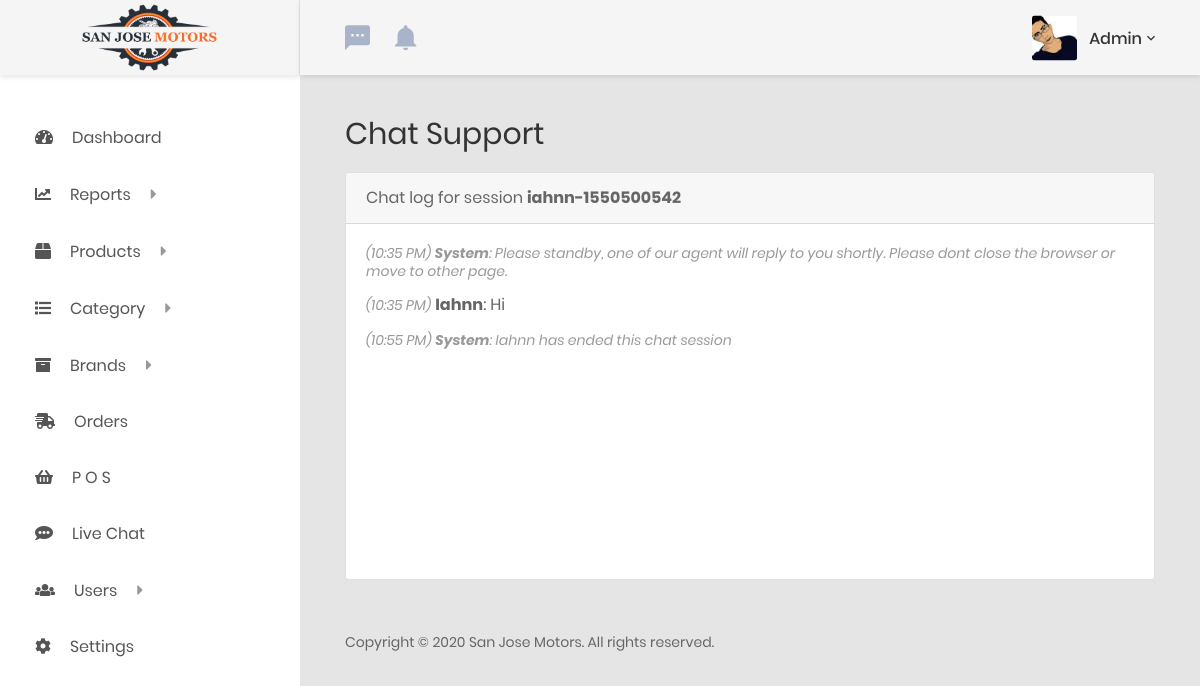
The app's page /admin/chat.php?id=17 (signed in) with its own data.
### tables this page shows
CREATE TABLE `users` (
  `ID` bigint(20) NOT NULL,
  `username` varchar(255) NOT NULL,
  `email` varchar(255) NOT NULL,
  `password` varchar(255) NOT NULL,
  `active` enum('0','1') NOT NULL,
  `status` enum('online','offline','isle') NOT NULL DEFAULT 'offline',
  `role` int(11) NOT NULL,
  `auth` varchar(255) NOT NULL,
  `reg_date` datetime NOT NULL DEFAULT CURRENT_TIMESTAMP
);

CREATE TABLE `support` (
  `ID` bigint(20) NOT NULL,
  `session` varchar(255) NOT NULL,
  `from_name` varchar(255) NOT NULL,
  `from_email` varchar(255) NOT NULL,
  `status` enum('open','replied','closed') NOT NULL DEFAULT 'open',
  `date_added` datetime NOT NULL DEFAULT CURRENT_TIMESTAMP
);

### main.php (called while the page is built, shortened)
<?php
$current_userinfo = [];
$user_id = 0;
$siteinfo = [];
$mysqli = new mysqli( DB_HOST, DB_USER, DB_PASSWORD, DB_NAME );
function user_is_loggedin() {
    if( ! empty( $_SESSION['uid'] ) || ! empty( $_COOKIE['uid'] ) ) {
        return true;
    }
    return false;
}
if( user_is_loggedin() ) {
    $user_id = $_SESSION['uid'];
}
function get_currentuser( $field = 'ID' ) {
    global $current_userinfo, $mysqli, $user_id;
    if( empty( $current_userinfo ) ) {
        $current_user_smtp = $mysqli->prepare( "SELECT * FROM users WHERE ID = ? LIMIT 1" );
        $current_user_smtp->bind_param( 'i', $user_id );
        $current_user_smtp->execute();
        $current_user_result = $current_user_smtp->get_result();
        if( $current_user_result->num_rows > 0 ) {
            while( $row = $current_user_result->fetch_assoc() ) {
                $current_userinfo['ID'] = $user_id;
                $current_userinfo['username'] = $row['username'];
                $current_userinfo['email'] = $row['email'];
                $current_userinfo['role'] = $row['role'];
                $current_userinfo['active'] = $row['active'];
                $current_userinfo['status'] = $row['status'];
                $current_userinfo['reg_date'] = $row['reg_date'];
                $current_userinfo['auth'] = $row['auth'];
            }
        }
    }
    return isset( $current_userinfo[$field] ) ? $current_userinfo[$field] : '';
}
function get_siteinfo( $key ) {
    global $siteinfo, $mysqli;
    if( empty( $siteinfo ) ) {
        $siteinfo_stmt = $mysqli->prepare( "SELECT * FROM options" );
        $siteinfo_stmt->execute();
        $siteinfo_result = $siteinfo_stmt->get_result();
        if( $siteinfo_result->num_rows > 0 ) {
            while( $row = $siteinfo_result->fetch_assoc() ) {
                $siteinfo[$row['option_key']] = $row['option_value'];
            }
        }
    }
    return isset( $siteinfo[$key] ) ? $siteinfo[$key] : '';
}
function site_url( $path = '' ) {
    return get_siteinfo( 'site-url' ) . $path;
}
function site_dir( $path = '' ) {
    return dirname( __FILE__ ) . $path;
}
function esc_int( $str ) {
    return (int) $str;
}
function get_userimage( $uid, $size = '' ) {
    $user_image_url = site_url( '/uploads/user/' . $uid );
    $user_image_path = site_dir( '/uploads/user/' . $uid . '.jpg' );
    if( file_exists( $user_image_path ) ) {
        $user_image_url .= empty( $size ) ? '' : '-' . $size;
        $user_image_url .= '.jpg';
        return $user_image_url . '?mt=' . filemtime( $user_image_path );
    }
    return site_url( '/assets/images/person.png' );
}
function currentuser_is_customer() {
    $role = esc_int( get_currentuser( 'role' ) );
}

### admin/chat.php (the view, shortened to what this page needs)
<?php
require_once 'functions.php';
if( currentuser_is_customer() ) {
    die( 'You are unauthorized to access this part of our website!' );
}
$chat_id = !empty( $_GET['id'] ) ? $_GET['id'] : '';
$site_title = 'Chat Support';
include_once 'header.php';
include_once 'sidebar.php'; ?>
<div class="row">
    <div class="col-md-12">
        <div class="overview-wrap">
            <h2 class="title-1"><?php echo $site_title; ?></h2>
        </div>
    </div>
</div>
<form action="" method="POST">
    <div class="card">
        <?php
        $session = '';
        $name = '';
        $status = '';
        $chat_stmt = $mysqli->prepare( "SELECT * FROM support WHERE ID = ? LIMIT 1" );
        $chat_stmt->bind_param( 'i', $chat_id );
        $chat_stmt->execute();
        $chat_result = $chat_stmt->get_result();
        if( $chat_result->num_rows > 0 ) {
            while( $row = $chat_result->fetch_assoc() ) {
                $session = $row['session'];
                $name = $row['from_name'];
                $status = $row['status'];
            }
        }
        $chat_stmt->close(); ?>
        <div class="card-header">
            <?php if( $status !== 'closed' ) : ?>
            You are chatting with <strong><?php echo ucfirst( $name ); ?></strong>
            <?php else : ?>
            Chat log for session <strong><?php echo $session; ?></strong>
            <?php endif; ?>
        </div>
        <div class="card-body card-block">
            <div id="chat">
                <?php if( $status !== 'closed' ) : ?>
                <div id="chat-box" class="chat-box"><?php include_once( '../uploads/chat/' . $session . '.html' ); ?></div>
                <textarea name="chat-message" class="form-control" id="chat-message" placeholder="Message" required=""></textarea>
                <input id="chat-session" type="hidden" name="chat-session" value="../uploads/chat/<?php echo $session; ?>.html">
                <?php else : ?>
                <div class="chat-box"><?php include_once( '../uploads/chat/' . $session . '.html' ); ?></div>
                <?php endif; ?>
            </div>
        </div>
    </div>
</form>
<?php include_once 'footer.php';

### admin/sidebar.php (shortened to what this page needs)
<aside class="menu-sidebar d-none d-lg-block">
    <div class="logo">
        <a href="<?php echo site_url(); ?>">
            <img src="../assets/images/logo.png" alt="San Jose Motors" />
        </a>
    </div>
    <div class="menu-sidebar__content js-scrollbar1">
        <nav class="navbar-sidebar">
            <ul class="list-unstyled navbar__list">
                <?php include 'navigation.php'; ?>
            </ul>
        </nav>
    </div>
</aside>
<div class="page-container">
    <header class="header-desktop">
        <div class="section__content section__content--p30">
            <div class="container-fluid">
                <div class="header-wrap">
                    <div class="header-button">
                        <div class="noti-wrap">
                            <?php if( !currentuser_is_customer() ) : ?>
                            <div id="chat-notif" class="noti__item js-item-menu">
                                <i class="zmdi zmdi-comment-more"></i>
                            </div>
                            <div id="notif" class="noti__item js-item-menu">
                                <i class="zmdi zmdi-notifications"></i>
                            </div>
                            <?php endif; ?>
                        </div>
                        <div class="account-wrap">
                            <div class="account-item clearfix js-item-menu">
                                <div class="image">
                                    <img src="<?php echo get_userimage( $user_id, 'small' ); ?>" alt="<?php echo get_currentuser( 'username' ); ?>" />
                                </div>
                                <div class="content">
                                    <a class="js-acc-btn" href="#"><?php echo get_currentuser( 'username' ); ?></a>
                                </div>
                            </div>
                        </div>
                    </div>
                </div>
            </div>
        </div>
    </header>
    <div class="main-content">
        <div class="section__content section__content--p30">
            <div class="container-fluid">

### records on screen
users: username "Admin"
support: session "iahnn-1550500542", status "(10:35 PM) System : Please standby, one of our agent will reply to you shortly. Please dont close the browser or move to other page. (10:35 PM) Iahnn : Hi (10:55 PM) System : Iahnn has ended this chat session"

### other values on screen
$item['title'] "Dashboard"
$item['title'] "Reports"
$item['title'] "Products"
$item['title'] "Category"
$item['title'] "Brands"
$item['title'] "Orders"
$item['title'] "P O S"
$item['title'] "Live Chat"
$item['title'] "Users"
$item['title'] "Settings"
$site_title "Chat Support"
get_siteinfo( 'site-name' ) "San Jose Motors"
